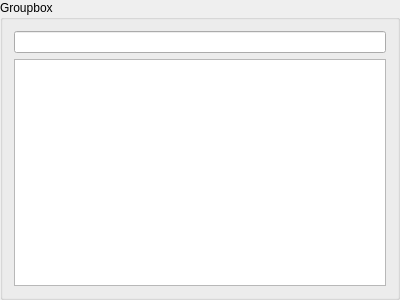
<?xml version="1.0" encoding="UTF-8"?>
<ui version="4.0">
 <class>GroupBox</class>
 <widget class="QGroupBox" name="GroupBox">
  <property name="geometry">
   <rect>
    <x>0</x>
    <y>0</y>
    <width>400</width>
    <height>300</height>
   </rect>
  </property>
  <property name="windowTitle">
   <string>GroupBox</string>
  </property>
  <property name="title">
   <string>Groupbox</string>
  </property>
  <layout class="QVBoxLayout" name="verticalLayout">
   <item>
    <widget class="QLineEdit" name="searchBar"/>
   </item>
   <item>
    <widget class="QListView" name="searchList"/>
   </item>
  </layout>
 </widget>
 <resources/>
 <connections/>
</ui>
